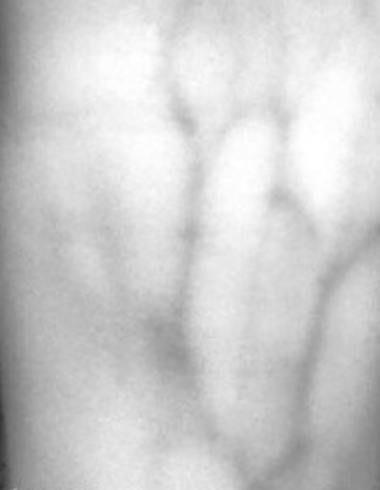
#> input picture fake_images/Screen Shot 2019-08-22 at 11.37.45 AM.png, 380 x 490 px, found by its file name
$ python thresholding.py
#> lines starting #> are read from the running program, lines starting #| are printed output that depends on the picture; after the words box and inside, x2 and y2 are one past the last pixel; in counts of white or black regions, pixels touching at a corner belong together
import cv2
import numpy as np
from matplotlib import pyplot as plt
import time

img = cv2.imread('fake_images/Screen Shot 2019-08-22 at 11.37.45 AM.png',0)
#> img is the input picture: shape (490, 380); min 47, max 255, mean 205.3
img = cv2.medianBlur(img,5)

plt.ion()
for i in range(11, 255):
    #ret,th1 = cv2.threshold(img,160,255,cv2.THRESH_BINARY)
    #ret, th1 = cv2.threshold(img, i-10, i, cv2.THRESH_BINARY + cv2.THRESH_OTSU)
    if i % 2 != 1:
        continue
    th2 = cv2.adaptiveThreshold(img,255,cv2.ADAPTIVE_THRESH_MEAN_C,\
                cv2.THRESH_BINARY,25,2)
    th3 = cv2.adaptiveThreshold(img,255,cv2.ADAPTIVE_THRESH_GAUSSIAN_C,\
                cv2.THRESH_BINARY,i,2)
    blur = cv2.GaussianBlur(th3, (5, 5), 0)
    ret, th1 = cv2.threshold(blur, 0, i, cv2.THRESH_BINARY + cv2.THRESH_OTSU)

    titles = ['Original Image', 'Global Thresholding (v = 127)',
                'Adaptive Mean Thresholding', 'Adaptive Gaussian Thresholding']
    images = [img, th1, th2, th3]

    print(i)
    for i in range(0, 4):
        plt.subplot(2,2,i+1),plt.imshow(images[i],'gray')
        plt.pause(0.0001)
        plt.title(titles[i])
        plt.pause(0.0001)
        plt.xticks([]),plt.yticks([])
        plt.pause(0.0001)
    plt.show()
    time.sleep(0.1)
    plt.clf()
#> this loop made 244 passes
#> ret on passes 1, 3, 5: 197, 187, 179
#> pass 1, `th2 = cv2.adaptiveThreshold(img,255,cv2.ADAPTIVE_THRESH_MEAN_C,\ cv2.T..`:
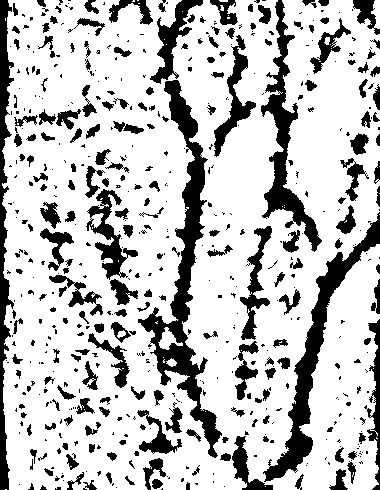
#> th2: shape (490, 380); 76.2% white; 555 black regions (348 under 20 px), largest, box (x1, y1, x2, y2) and area: (138, 80, 222, 458) 6659, (263, 212, 380, 482) 4584, (261, 0, 322, 252) 3592
#> pass 1, `th3 = cv2.adaptiveThreshold(img,255,cv2.ADAPTIVE_THRESH_GAUSSIAN_C,\ c..`:
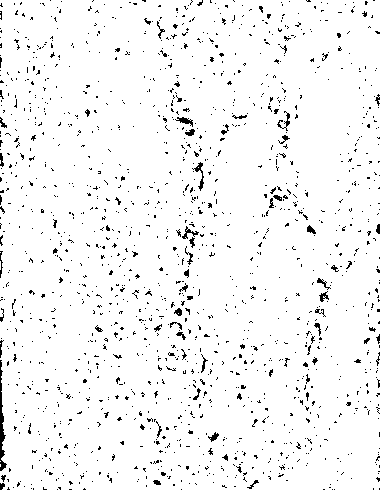
#> th3: shape (490, 380); 95.9% white; black in thin lines or dots
#> pass 1, `blur = cv2.GaussianBlur(th3, (5, 5), 0)`:
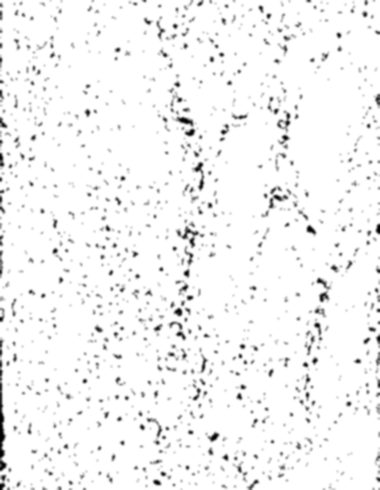
#> blur: shape (490, 380); min 0, max 255, mean 244.5
#> pass 1, `ret, th1 = cv2.threshold(blur, 0, i, cv2.THRESH_BINARY + cv2.THRESH_OT..`:
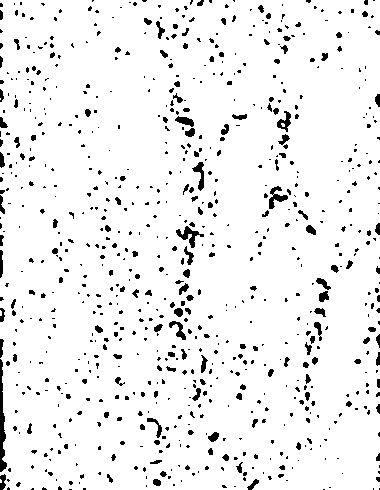
#> th1: shape (490, 380); values 0 (black) and 11 (white), 93.9% white; 799 black regions (642 under 20 px), largest, box (x1, y1, x2, y2) and area: (0, 359, 7, 472) 412, (176, 226, 204, 248) 215, (269, 186, 288, 209) 188
#> after the loop:
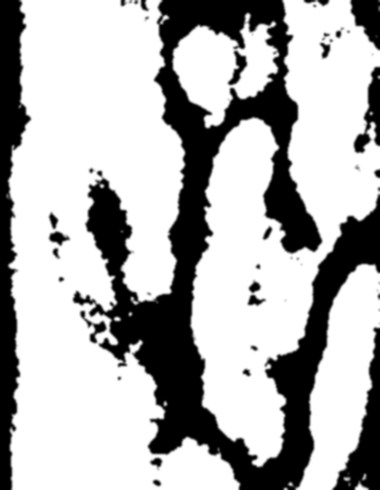
#> blur: shape (490, 380); min 0, max 255, mean 177.6
#> after the loop:
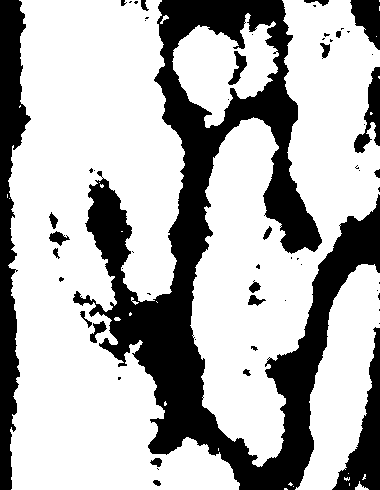
#> th3: shape (490, 380); 69.6% white; 60 black regions (36 under 20 px), largest, box (x1, y1, x2, y2) and area: (73, 0, 380, 490) 42150, (0, 0, 31, 490) 7891, (332, 327, 380, 490) 2897
